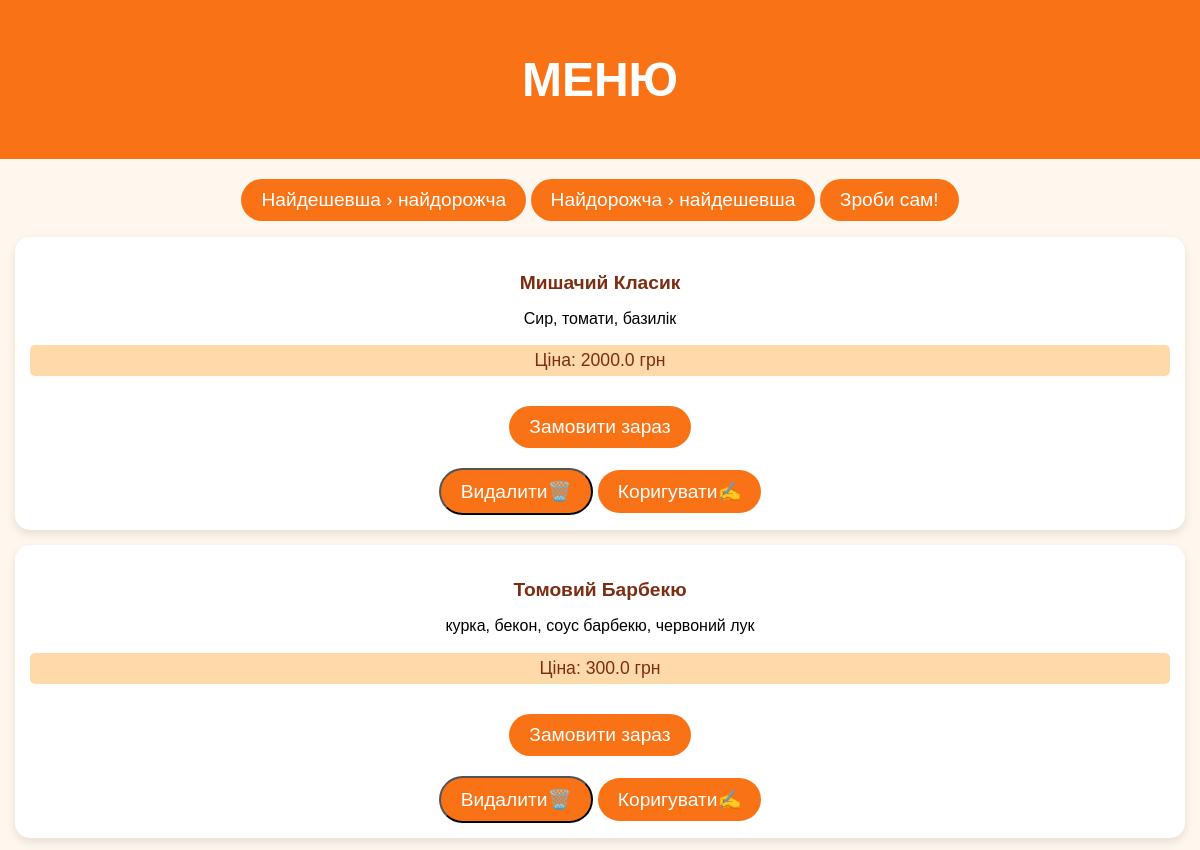
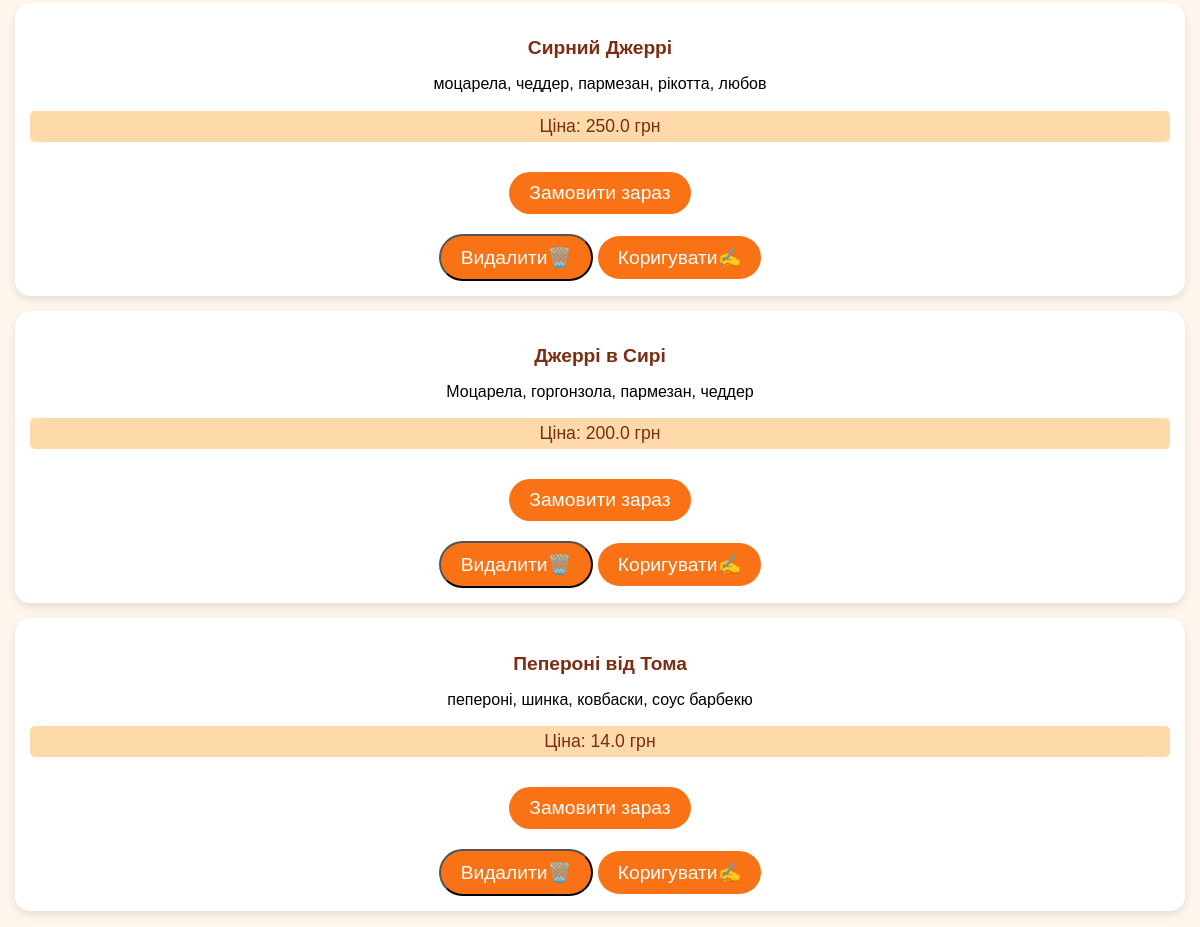
/menu?sort=desc, run on the app's committed database (2 pictures, top to bottom).
### tables this page shows
CREATE TABLE pizzas (
            id INTEGER PRIMARY KEY AUTOINCREMENT,
            name TEXT NOT NULL UNIQUE,
            description TEXT NOT NULL,
            price REAL NOT NULL
        );

### app.py (the view)
@app.route("/menu")
def pizza_menu():
    connection = get_db_connection()
    menu_items = connection.execute("SELECT id, name, description, price FROM pizzas").fetchall()
    connection.close()
    type = request.args.get("sort", "up").lower()
    menu_items = [dict(item) for item in menu_items]
    if type == "desc":
        menu_items.sort(key=lambda item: item["price"], reverse=True)
    else:
        menu_items.sort(key=lambda item: item["price"])
    return render_template("menu.html", menu_items=menu_items)

### base.py (called while the page is built)
def get_db_connection():
    connection = sqlite3.connect("pizza_database.db")
    connection.row_factory = sqlite3.Row
    return connection

### templates/menu.html (shortened to what this page needs)
<!DOCTYPE html>
<html lang="uk">
<head>
</head>
<body>
<header>
    <h1>Меню</h1>
</header>
<div class="sort-buttons">
    <a href="/menu?sort=up" class="button">Найдешевша › найдорожча</a>
    <a href="/menu?sort=desc" class="button">Найдорожча › найдешевша</a>
    <a href="/add" class="button">Зроби сам!</a>
</div>
<ul>
    {% for item in menu_items %}
    <li class="item">
        <h3>{{ item['name'] }}</h3>
        <p>{{ item['description'] }}</p>
        <p class="price">Ціна: {{ item['price'] }} грн</p>
        <a href="/order" class="orderNow">Замовити зараз</a>
        <form action="{{ url_for('delete', pizza_id=item['id']) }}" method="POST">
            <button type="submit" class="delete">Видалити🗑️</button>
             <a href="/{{ item['id'] }}/edit" class="button">Коригувати✍️</a>
        </form>
    </li>
    {% endfor %}
</ul>
</body>
</html>

### templates/menu.html (style rules this page uses)
header { background-color: #F97316; color: white; padding: 20px 0; font-size: 24px; font-weight: bold; text-transform: uppercase; }
body { font-family: 'Arial', sans-serif; background-color: #FFF7ED; margin: 0; padding: 0; text-align: center; }
ul { list-style-type: none; padding: 0; }
.item { background-color: #fff; margin: 15px; padding: 15px; border-radius: 15px; box-shadow: 0 4px 10px rgba(0, 0, 0, 0.1); transition: box-shadow 0.3s ease; }
.item h3 { font-size: 1.2em; color: #7C2D12; margin-bottom: 10px; }
.item p { font-size: 1em; color: #000; margin-bottom: 10px; }
.item .price { font-size: 1.1em; color: #7C2D12; background-color: #FEDAAA; padding: 5px; border-radius: 5px; }
.orderNow, a { display: inline-block; padding: 10px 20px; background-color: #F97316; color: #fff; border-radius: 30px; font-size: 1.2rem; margin-top: 20px; text-align: center; text-decoration: none; transition: background-color 0.3s, transform 0.2s; }
delete, a { display: inline-block; padding: 10px 20px; background-color: #F97316; color: #fff; border-radius: 30px; font-size: 1.2rem; margin-top: 20px; text-align: center; text-decoration: none; transition: background-color 0.3s, transform 0.2s; }
button { display: inline-block; padding: 10px 20px; background-color: #F97316; color: #fff; border-radius: 30px; font-size: 1.2rem; margin-top: 20px; text-align: center; text-decoration: none; transition: background-color 0.3s, transform 0.2s; }

### data on the page
pizzas: name "Мишачий Класик", description "Сир, томати, базилік", price "2000.0"
pizzas: name "Томовий Барбекю", description "курка, бекон, соус барбекю, червоний лук", price "300.0"
pizzas: name "Сирний Джеррі", description "моцарела, чеддер, пармезан, рікотта, любов", price "250.0"
pizzas: name "Джеррі в Сирі", description "Моцарела, горгонзола, пармезан, чеддер", price "200.0"
pizzas: name "Пепероні від Тома", description "пепероні, шинка, ковбаски, соус барбекю", price "14.0"
